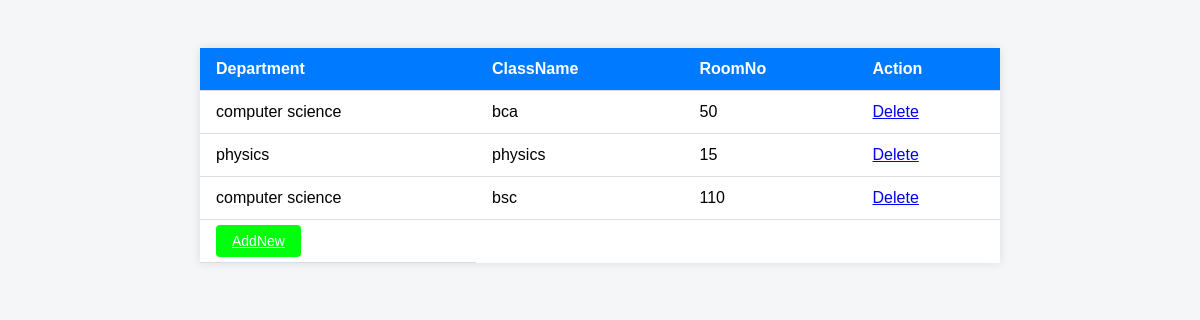
The page /ManageClassroom on the database as committed earlier.
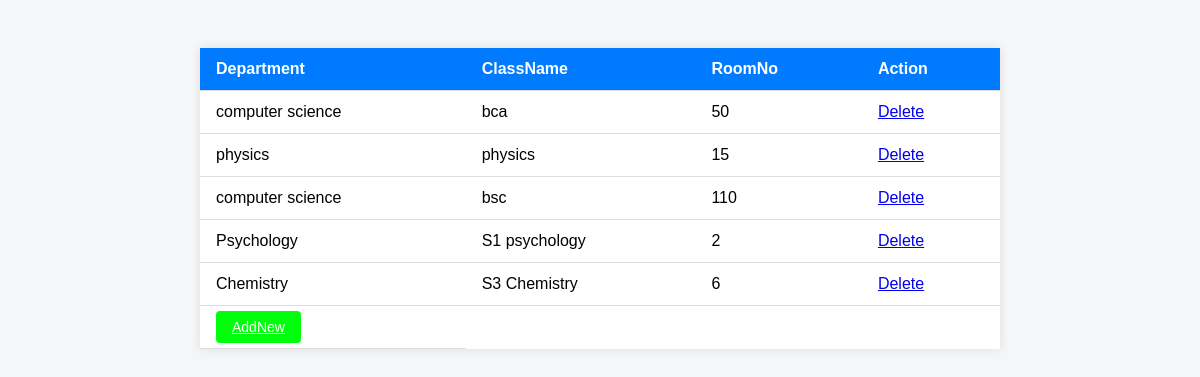
The same page on the database as committed later.
### mobilesilentapp/models.py (models this page shows)
class ClassroomTable(models.Model):
    department = models.CharField(max_length=30,null=True,blank=True)
    className = models.CharField(max_length=30,null=True,blank=True)
    roomNumber=models.IntegerField(null=True,blank=True)

### mobilesilentapp/views.py (the view)
# urls.py: path('ManageClassroom',ManageClassroom.as_view(),name="ManageClassroom"),
class ManageClassroom(View):
    def get(self,request):
        obj = ClassroomTable.objects.all()
        return render(request,"administration/manageClassroom.html", {'val':obj})

### templates/administration/manageClassroom.html (shortened to what this page needs)
<!DOCTYPE html>
<html lang="en">
<head>
</head>
<body>
    <table>
        <thead>
      <tr>
        <th>Department</th>
        <th>ClassName</th>
        <th>RoomNo</th>
        <th>Action</th>
      </tr>
    </thead>
    <tbody>
      {% for i in val %}
        <tr>
            <td>{{ i.department }}</td>
            <td>{{i.className}}</td>
            <td>{{i.roomNumber}}</td>
            <td><a href="DeleteClassroom/{{ i.id }}" class="delete-btn">Delete</td>
        </tr>
        {% endfor %}
    </tbody>
    <tr>
        <td>
    <a href="/classroom" class="add-btn">AddNew</a>
</td>
    </tr>
    </table>
</body>
</html>

Rows that differ between the two databases and show on the page:
added ClassroomTable: department "Psychology", className "S1 psychology", roomNumber "2"
added ClassroomTable: department "Chemistry", className "S3 Chemistry", roomNumber "6"
